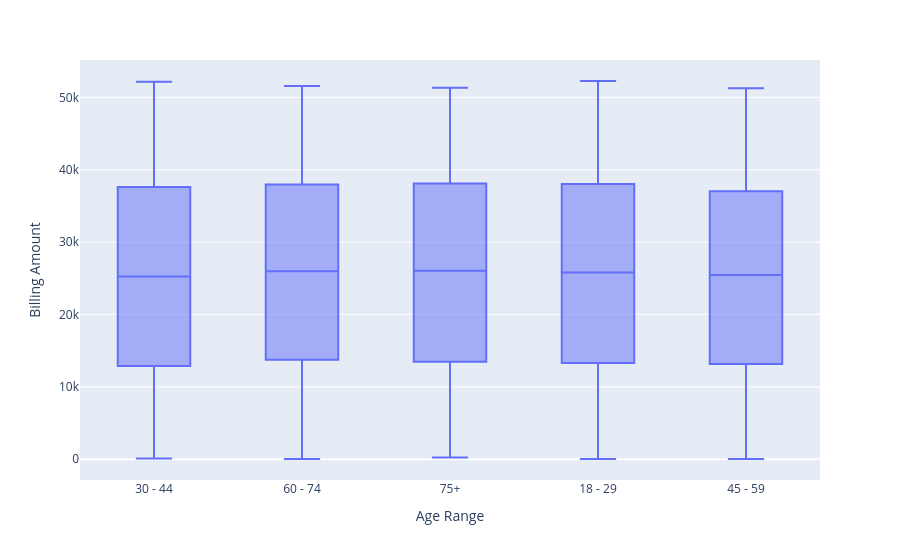

Notebook code for this chart:
### Markdown cell above
Here is a bar chart of all the medical conditions broken down by blood type, to see if there is a higher likelyhood that someone would have X medical condtion because they have Y blood type, I also wanted a visual count of these columns together, I have also fliped that bar graph around to see them grouped by blood types

### Code cell
fig = px.box(df, x ="Age Range", y ="Billing Amount")
fig.show()

### Figure 1 — Plotly figure (JSON) as saved in the notebook; plotly's stock layout.template omitted (floating-point values rounded to 4 significant figures; data arrays with more than 128 entries replaced by an {"elided": "..."} marker saying what was removed)
{"data": [{"alignmentgroup": "True", "hovertemplate": "Age Range=%{x}<br>Billing Amount=%{y}<extra></extra>", "legendgroup": "", "marker": {"color": "#636efa"}, "name": "", "notched": false, "offsetgroup": "", "orientation": "v", "showlegend": false, "type": "box", "x": {"elided": "9985 str values"}, "x0": " ", "xaxis": "x", "y": {"elided": "9985 float values"}, "y0": " ", "yaxis": "y"}], "layout": {"boxmode": "group", "legend": {"tracegroupgap": 0}, "margin": {"t": 60}, "xaxis": {"anchor": "y", "domain": [0, 1], "title": {"text": "Age Range"}}, "yaxis": {"anchor": "x", "domain": [0, 1], "title": {"text": "Billing Amount"}}}}
